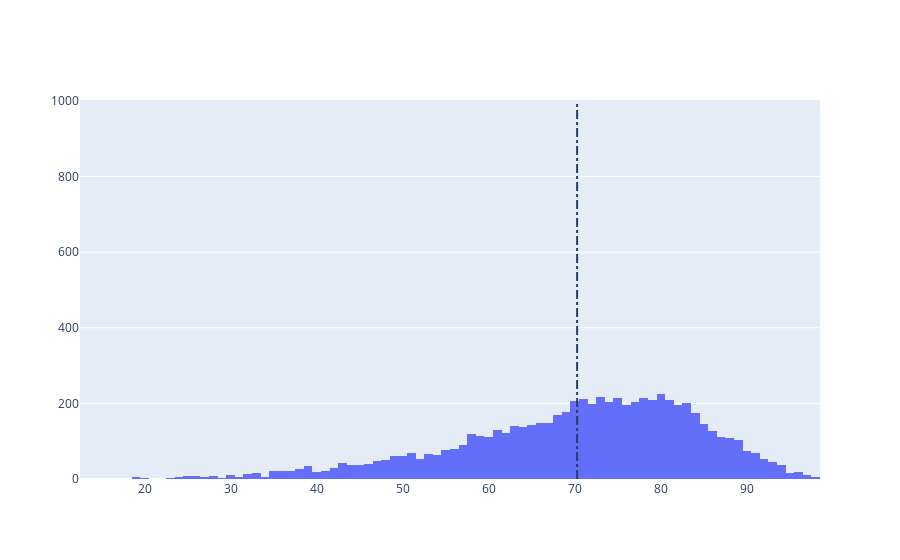

Notebook code for this chart:
### Markdown cell above
Classification of Best Games

### Code cell
# Average rating of games
avg_games_score = Video_Games_Sales['Critic_Score'].mean()
print('Average Game Critic Score = ', avg_games_score)

# Distribution of games according to their Critic Score
data = [go.Histogram(
        x = Video_Games_Sales['Critic_Score']
)]

# Vertical dashed line to indicate the average app rating
layout = {'shapes': [{
              'type' :'line',
              'x0': avg_games_score,
              'y0': 0,
              'x1': avg_games_score,
              'y1': 1000,
              'line': { 'dash': 'dashdot'}
          }]
          }

plotly.offline.iplot({'data': data, 'layout': layout})

### Figure 1 — Plotly figure (JSON) as saved in the notebook; plotly's stock layout.template omitted (floating-point values rounded to 4 significant figures; data arrays with more than 128 entries replaced by an {"elided": "..."} marker saying what was removed)
{"data": [{"x": {"elided": "6825 int values"}, "type": "histogram"}], "layout": {"shapes": [{"y1": 1000, "y0": 0, "line": {"dash": "dashdot"}, "x1": 70.27, "type": "line", "x0": 70.27}]}}
